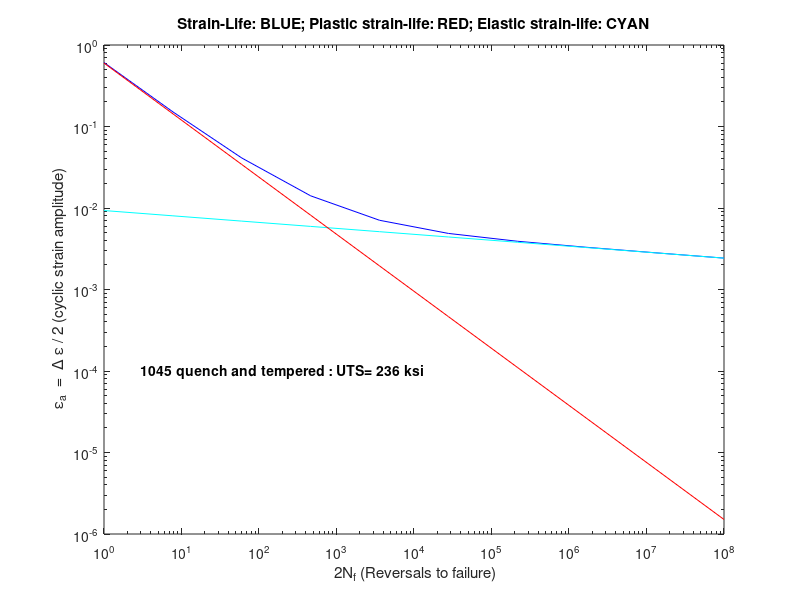

This figure's MATLAB source:
%  defect-free strain- life graphing software
% plots log-log strain amplitude[s] vs.  life (in reversals to failure) curve
%
%  
clear
% TwoNf : 2N_f, number of reversals to failure
TwoNf=logspace(0,8,10)
% enter material constants: data for SAE 1040 steel (as-forged), taken from
% Table 3 of handout
E=29000      % Young's modulus (ksi) (given elsewhere)
sfprime=270   % fatigue strength coefficient (ksi)
efprime= 0.60 % fatigue ductility coefficient
b= -.073        % fatigue strength exposnent (Basquin exponent)
c= -.70        % fatigue ductility exponent (Coffin Manson exponent)
%
% Calculate transition life, in # of reversals, where cyclic elastic and
% plastic strains are equal
TwoNt= (E*efprime/sfprime)^(1/(b-c))
eap=efprime*(TwoNf.^c) ; % contains plastic strain amplitude at lives corresponding to TwoNf
eae= (sfprime/E)*(TwoNf.^b); % contains elastic strain amplitude at lives corresponding to TwoNf
ea = eae+eap; % contains total strain amplitude at lives corresponding to TwoNf
loglog(TwoNf,ea,'-b'); %creates log-log plot of total strain vs. life
title('Strain-Life: BLUE; Plastic strain-life: RED; Elastic strain-life: CYAN');
hold on
loglog(TwoNf,eae,'-c'); % on same plot, adds elastic strain vs. life
loglog(TwoNf,eap,'-r'); % on same plot, adds plastic strain vs. life
xlabel(' 2N_f (Reversals to failure)');
     ylabel(' \epsilon_a  =  \Delta \epsilon / 2 (cyclic strain amplitude)');
     text(3,1.e-4,'\bf{1045 quench and tempered : UTS= 236 ksi}');
     hold off
%grid on